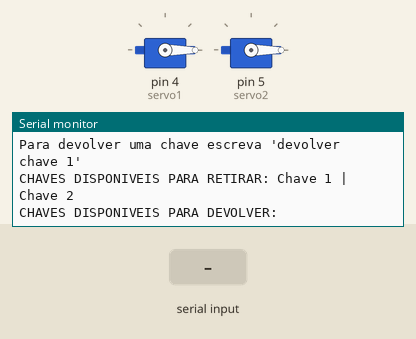
The sketch below on a simulated Arduino Uno, built with avr-gcc and run on an emulated ATmega328P. Shown: 2 × servo, the last lines printed to the serial monitor. The test bench sets the inputs (shaded band).

Above: at 1.3 s.
1.4 s: "retirar" received over Serial
At 3.9 s:
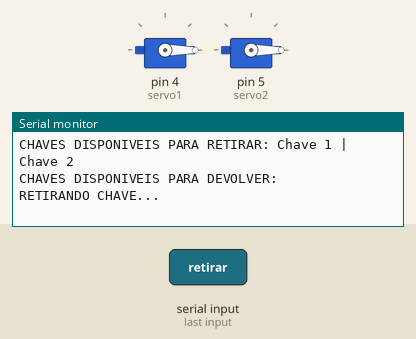
4.4 s: "devolver" received over Serial
At 6.3 s:
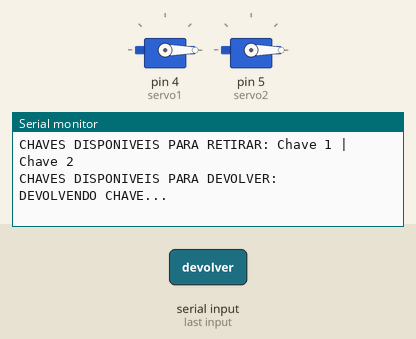
7.0 s: "1" received over Serial
At 9.87 s:
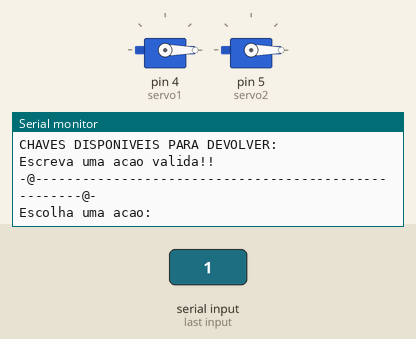

The sketch:

script-arduinoide-para-2-servomotor.ino
```cpp
#include <Servo.h>

// instanciação doss Servos Motores
Servo servo1;
Servo servo2;

// variavel para armzenar a quantidade de Servo motores
// que será utilizado no sistema
const int qs = 2;

// se for mudar a variavel anterior: mude essas também
// fazendo todas as alterações necessárias no sistema.
int chavesDisponiveis[qs] = {1,2};
int chavesRetiradas[qs] = {0,0};
// como funciona a lógica desses arrays:
// como não é possível retirar valores dentro de um array
// então apenas transformamos o valor em 0: como se fossse
// um valor false: para indicar que está vazio.

// inteiro de comeco para que quando a funcao de loop ativar
// novamente, os servo motores não ficar no angulo 0
int comeco = 0;

void setup() {
  // Inicializando os servo motores que estão nos pinos
  servo1.attach(4);
  servo2.attach(5);


  // Inicializando a comunicação serial via Serial Monitor
  Serial.begin(9600);
}

void loop(){

  // Inicializar os servo motores (colocar eles em angulo 0)
  iniciarServosSemAngulo();

  // Função de mostrar mensagens de escolha
  exibirMensagemDeEscolhas();

  // Gambiarra pra fazer o programa não continuar até haver
  // uma resposta do usuário
  while(Serial.available() == 0) {
    delay(2000);
  }

  // ler a informação que o usuário digitou no terminal (input)
  String inputTerminal = Serial.readString();


  // se Dentro do que o usuário escreveu estiver a string
  // "retirar"
  if (inputTerminal.indexOf("retirar") == 0) {
    Serial.println("\nRETIRANDO CHAVE...");

    delay(1000);

    //for:1,2,3,4
    for (int i = 1; i <= qs; i++) {
      // verificar se no input tem o iterador I (1,2,3,4)
      if (inputTerminal.indexOf(String(i)) > 0) {

        // verificar se a chave no array está disponível
        if (chavesDisponiveis[i-1] == 0) {
          // chave já retirada
          Serial.println("Chave ja retirada");
        } else {
          liberarGancho(i);
        }
      }
    }
  // se não Dentro do que o usuário escreveu estiver a string
  // "retirar"
  } else if (inputTerminal.indexOf("devolver") == 0) {
    Serial.println("\nDEVOLVENDO CHAVE...");
    delay(1000);

    // for: 1,2,3,4
    for (int i = 1; i <= qs; i++) {

      // verificar se no input tem o iterador I (1,2,3,4)
      if (inputTerminal.indexOf(String(i)) > 0) {

        // verificar se a chave no array está disponível
        if (chavesRetiradas[i-1] == 0) {
          // chave já retirada
          Serial.println("Chave ainda nao liberada");
        } else {
          prenderGancho(i);
        }
      }

    }
  } else {
  	Serial.println("\nEscreva uma acao valida!!\n\n");
  }
}


// quando 'startar' a aplicação: todos os servo motores tem que estar
// no angulo 0
void iniciarServosSemAngulo() {
  // é necessário para essa ação não se repetir na função de loop
  if (comeco == 0) {
    servo1.write(0);
    servo2.write(0);

    comeco = 1;
  }
}


// Função de mostrar a mensasgem inicial e quais
// chaves foram retiradas e quais estão disponiveis
void exibirMensagemDeEscolhas() {
  Serial.println("\n\n\n\n\n\n-@-----------------------------------------------------@-");
  Serial.println("Escolha uma acao: ");
  Serial.println("Retirar Chave  OU  Devolver Chave\n");
  Serial.println("Para retirar uma chave escreva: 'retirar chave 1'");
  Serial.println("Para devolver uma chave escreva 'devolver chave 1'");

  // Invocação das funções para mostrar as chavess
  exibirChavesDisponiveis();
  exibirChavesRetiradas();
}

// mostrar as chaves disponiveis
void exibirChavesDisponiveis() {
  Serial.print("\nCHAVES DISPONIVEIS PARA RETIRAR: ");

  // laço de iteração para percorrer o array de chaves disponiveis
  for (int i = 1; i <= qs; i++) {
    if (chavesDisponiveis[i - 1] != 0) {
      if (i != 1) {Serial.print(" | ");}
      Serial.print("Chave ");
      Serial.print(i);
    }
  }
}

// mostrar as chaves retiradas
void exibirChavesRetiradas() {
  Serial.print("\nCHAVES DISPONIVEIS PARA DEVOLVER: ");

  // laço de iteração para percorrer o array de chaves retiradas
  for (int i = 1; i <= qs; i++) {
    if (chavesRetiradas[i - 1] != 0) {
      if (i != 1) {Serial.print(" | ");}
      Serial.print("Chave ");
      Serial.print(i);
    }
  }
}

// irá receber um valor que é 1,2,3,4
void liberarGancho(int chaveGancho) {

  switch (chaveGancho) {
  	case 1:
      // irá fazer o servo motor 1 rotacionar 90 graus anti-horario
      servo1.write(90);
    break;
    case 2:
      servo2.write(90);
    break;
    // se for adcioanr mais pinos, é necessário mudar aqui também
    default:
      Serial.println("Erro Chave não encontrada!");
    break;
  }
  delay(2000);

  // esse "chaveGancho - 1" é necessário para percorrer o valor
  // no array, os indices do array começam no 0 e não no 1
  chavesDisponiveis[chaveGancho - 1] = 0;
  chavesRetiradas[chaveGancho - 1] = chaveGancho;
}

void prenderGancho(int chaveGancho) {
  switch (chaveGancho) {
  	case 1:
      servo1.write(0);
    break;
    case 2:
      servo2.write(0);
    break;
    default:
      Serial.println("Erro Chave não retirada ainda!");
    break;
  }

  delay(1000);

  // colocar a chave no array de chaves disponiveis
  chavesDisponiveis[chaveGancho - 1] = chaveGancho;


  // tirar a chave do array de chaves retiradas
  chavesRetiradas[chaveGancho - 1] = 0;
}
```

Measured:
- after the input at 1.4 s, the serial monitor: prints a new line after 1.9 s (image 1)
- after the input at 4.4 s, the serial monitor: prints a new line after 1.1 s (image 2)
- after the input at 7.0 s, the serial monitor: prints a new line after 2.8 s (image 3)
